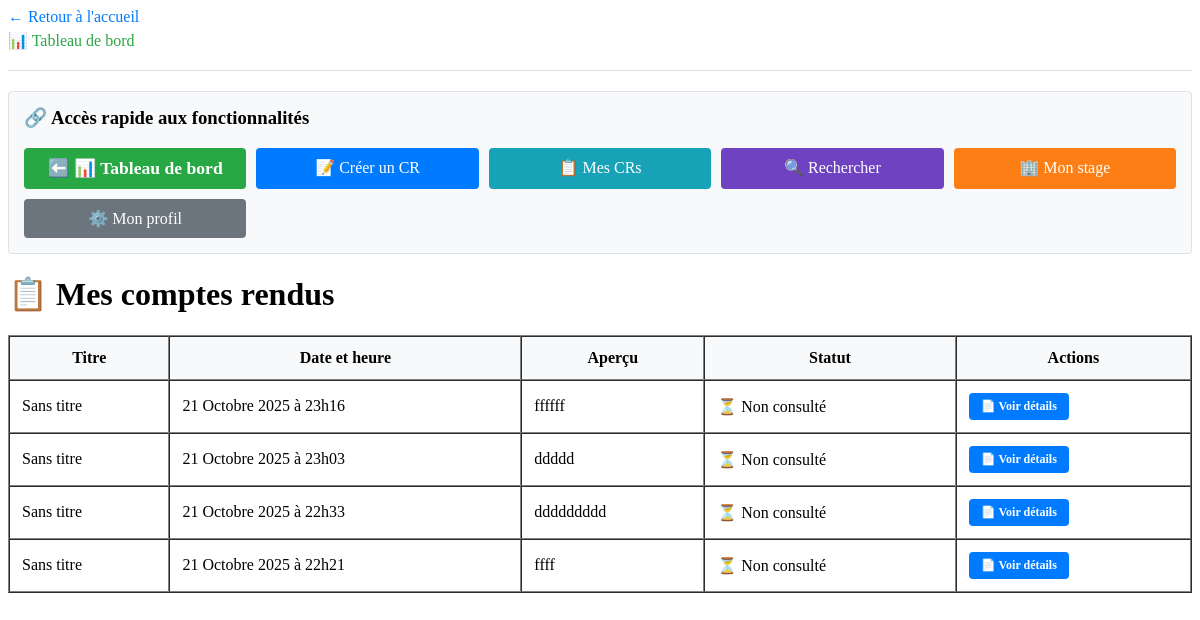
The page /liste_cr.php (signed in) on the database its author committed.
### tables this page shows
CREATE TABLE IF NOT EXISTS `cr` (
  `num` bigint NOT NULL AUTO_INCREMENT,
  `date` date DEFAULT NULL,
  `description` text,
  `titre` varchar(255) DEFAULT NULL,
  `contenu_html` longtext,
  `vu` tinyint(1) DEFAULT '0',
  `archivé` tinyint(1) DEFAULT '0',
  `datetime` datetime DEFAULT NULL,
  `num_version` int DEFAULT '1',
  `num_utilisateur` int DEFAULT NULL,
  `groupe_id` int DEFAULT NULL,
  PRIMARY KEY (`num`),
  KEY `num_utilisateur` (`num_utilisateur`),
  KEY `groupe_id` (`groupe_id`)
);

### liste_cr.php (the view, shortened to what this page needs)
<?php
include '_conf.php';
include 'fonctions.php';
$bdd = mysqli_connect($serveurBDD, $userBDD, $mdpBDD, $nomBDD);
function formatDateFrench($date) {
    $english_months = array('January', 'February', 'March', 'April', 'May', 'June', 'July', 'August', 'September', 'October', 'November', 'December');
    $french_months = array('Janvier', 'Février', 'Mars', 'Avril', 'Mai', 'Juin', 'Juillet', 'Août', 'Septembre', 'Octobre', 'Novembre', 'Décembre');
    $date_str = date('d F Y à H\hi', strtotime($date));
    $date_str = str_replace($english_months, $french_months, $date_str);
    return $date_str;
}
$user_id = $_SESSION['Sid'];
$query = "SELECT * FROM cr WHERE num_utilisateur = $user_id ORDER BY datetime DESC";
$result = mysqli_query($bdd, $query);
?>
<!DOCTYPE html>
<html lang="fr">
<head>
</head>
<body>
    <h1>📋 Mes comptes rendus</h1>
    <?php if (mysqli_num_rows($result) > 0): ?>
        <table border="1" cellpadding="12" cellspacing="0" style="width: 100%;">
            <thead>
                <tr style="background: #f8f9fa;">
                    <th>Titre</th>
                    <th>Date et heure</th>
                    <th>Aperçu</th>
                    <th>Statut</th>
                    <th>Actions</th>
                </tr>
            </thead>
            <tbody>
                <?php while ($cr = mysqli_fetch_assoc($result)):
                    $pieces_jointes = getPiecesJointes($cr['num']);
                    $statut_vu = $cr['vu'] == 1 ? "✅ Consulté" : "⏳ Non consulté";
                ?>
                <tr>
                    <td>
                        <?php
                        $titre = htmlspecialchars($cr['titre'] ?? 'Sans titre');
                        echo (strlen($titre) > 30) ? substr($titre, 0, 30) . '...' : $titre;
                        ?>
                    </td>
                    <td><?php echo formatDateFrench($cr['datetime']); ?></td>
                    <td>
                        <?php
                        $apercu = strip_tags($cr['contenu_html'] ?? '');
                        echo (strlen($apercu) > 80) ? substr($apercu, 0, 80) . '...' : $apercu;
                        ?>
                    </td>
                    <td><?php echo $statut_vu; ?></td>
                    <td>
                        <a href="?detail=<?php echo $cr['num']; ?>" class="btn btn-primary btn-sm">
                            📄 Voir détails
                        </a>
                    </td>
                </tr>
                <?php endwhile; ?>
            </tbody>
        </table>
    <?php else: ?>
        <div style="background: #f8f9fa; padding: 30px; text-align: center; border-radius: 4px; border: 1px solid #dee2e6;">
            <p style="color: #999; font-size: 16px;">Aucun compte rendu trouvé</p>
        </div>
    <?php endif; ?>
    <br><br>
</body>
</html>

### liste_cr.php (style rules this page uses)
.btn { padding: 10px 20px; border: none; border-radius: 4px; cursor: pointer; font-weight: 600; text-decoration: none; display: inline-block; text-align: center; }
.btn-primary { background: #007bff; color: white; }
.btn-sm { padding: 6px 12px; font-size: 12px; }

### rows shown on the page
cr: titre "Sans titre", datetime "21 Octobre 2025 à 23h16", contenu_html "ffffff", vu "⏳ Non consulté"
cr: titre "Sans titre", datetime "21 Octobre 2025 à 23h03", contenu_html "ddddd", vu "⏳ Non consulté"
cr: titre "Sans titre", datetime "21 Octobre 2025 à 22h33", contenu_html "ddddddddd", vu "⏳ Non consulté"
cr: titre "Sans titre", datetime "21 Octobre 2025 à 22h21", contenu_html "ffff", vu "⏳ Non consulté"

### other values the page prints
$icon "📊"
$dashboard_icon "📊"
